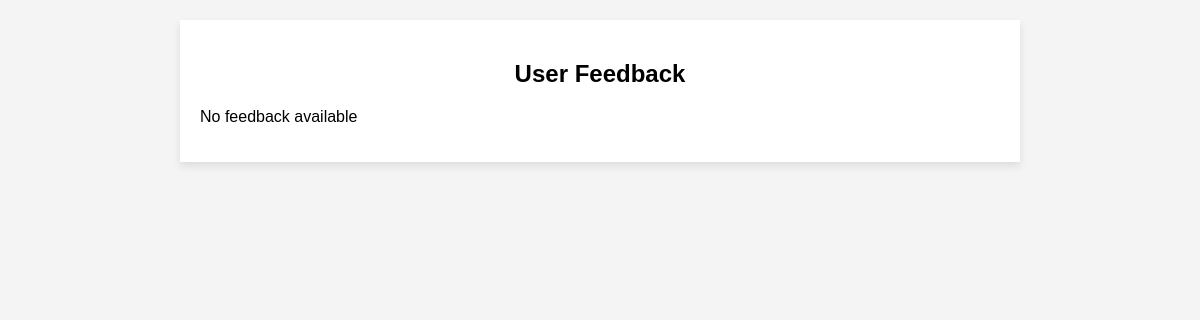
The app's page /homepage/feedback.html, older data.
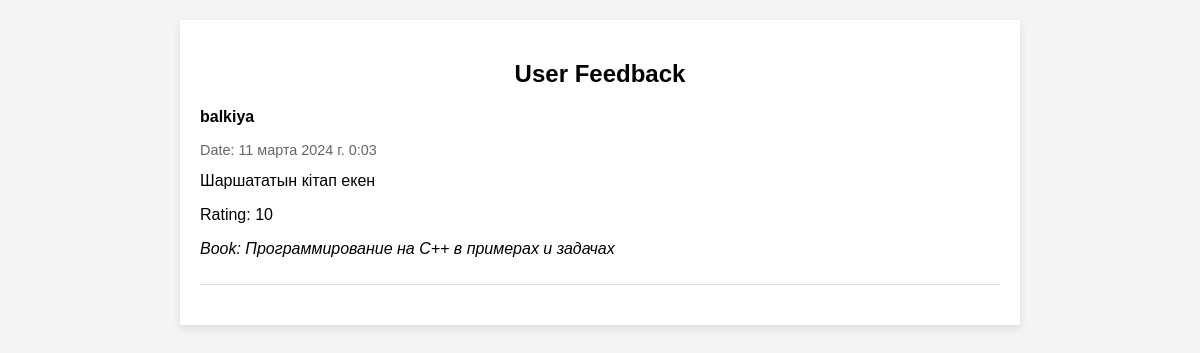
The same page, newer data.
### mainapp/models.py (models this page shows, shortened)
class Review(models.Model):
    book = models.ForeignKey(Book, on_delete=models.CASCADE)
    user = models.ForeignKey(User, on_delete=models.CASCADE)
    review_text = models.TextField()
    rating = models.IntegerField()
    creation_date = models.DateTimeField(auto_now_add=True)

class Book(models.Model):
    title = models.CharField(max_length=100)
    author = models.CharField(max_length=100)
    publisher = models.CharField(max_length=100)
    publication_year = models.IntegerField()
    isbn = models.CharField(max_length=13)
    genre = models.CharField(max_length=50)
    price = models.DecimalField(max_digits=10, decimal_places=2)
    description = models.TextField()
    cover = models.ImageField(upload_to='book_covers/')
    average_rating = models.FloatField(default=0)

### mainapp/views.py (the view)
# urls.py: path('homepage/feedback.html', feedback),
def feedback(request):
    feedbacks = Review.objects.all()
    return render(request, 'feedback.html', {'feedbacks': feedbacks})

### mainapp/templates/feedback.html (shortened to what this page needs)
<!DOCTYPE html>
<html lang="en">
<head>
</head>
<body>
<div class="container">
    <h2>User Feedback</h2>
    {% for feedback in feedbacks %}
    <div class="feedback">
        <p class="user">{{ feedback.user.username }}</p>
        <p class="date">Date: {{ feedback.creation_date }}</p>
        <p class="text">{{ feedback.review_text }}</p>
        <p>Rating: {{ feedback.rating }}</p>
        <p class="book">Book: {{ feedback.book.title }}</p>
    </div>
    {% empty %}
    <p>No feedback available</p>
    {% endfor %}
</div>
</body>
</html>

### mainapp/templates/feedback.html (style rules this page uses)
body { font-family: Arial, sans-serif; margin: 0; padding: 0; background-color: #f4f4f4; }
.container { max-width: 800px; margin: 20px auto; padding: 20px; background-color: #ffffff; box-shadow: 0 4px 8px rgba(0, 0, 0, 0.1); }
h2 { text-align: center; }
.feedback { margin-bottom: 20px; border-bottom: 1px solid #dddddd; padding-bottom: 10px; }
.feedback .user { font-weight: bold; }
.feedback .date { color: #666666; font-size: 0.9em; }
.feedback .text { margin-top: 5px; }
.feedback .book { margin-top: 5px; font-style: italic; }

Row changes from the older to the newer data that the page shows:
added Review: user.username "balkiya", creation_date "11 марта 2024 г. 0:03", review_text "Шаршататын кітап екен", rating "10", book "Программирование на C++ в примерах и задачах"
Text that changed along with them:
text no longer shown: "No feedback available"
